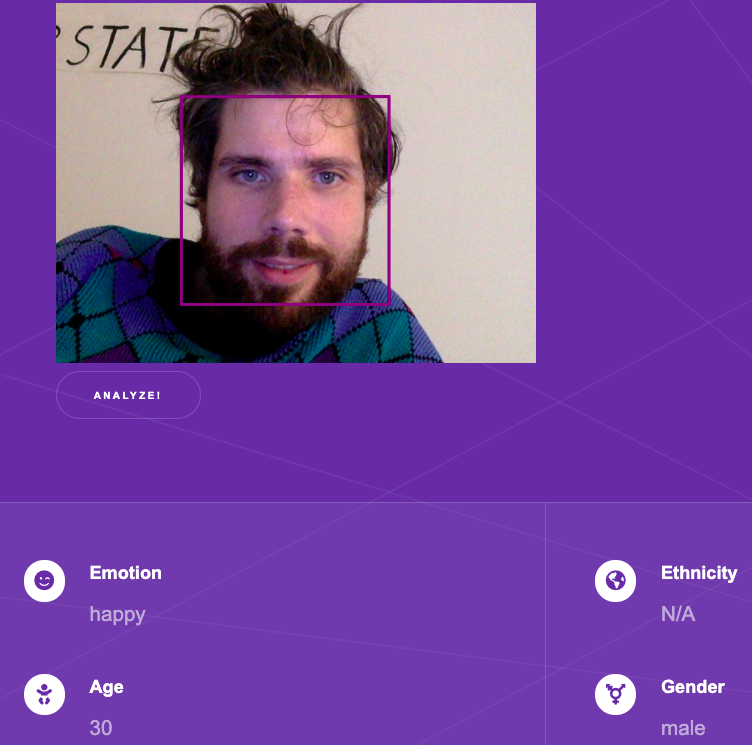
#> input picture app_example.png, 752 x 745 px
$ python -i face_utils.py   (imports and definitions only)
#> lines starting #> are read from the running program, lines starting #| are printed output that depends on the picture
#> further down, picture is the input picture: shape (745, 752, 3); mean B, G, R 158.2, 74.5, 120.3
"""
This module contains functions that process image data (i.e. `decode_image`) as well as functions
that make calls to external machine learning API's (i.e. `crop_face` and `get_model_pred`).
When additional functions are created that make calls to external API's, they should all
be placed here.
"""

import io
import base64
import json
import requests
import numpy as np
import cv2
from PIL import Image
from skimage.transform import resize


FACE_DETECTION_MODEL = cv2.CascadeClassifier("models/haarcascade_frontalface_default.xml")


# [20 lines left out: function decode_image, not called in this run]


def crop_face(frame: np.ndarray, width=48, height=48, scaling_factor=1, grayscale=True) -> np.ndarray:
    """
    Takes an image and crops it to an individual face. If there are multiple
    faces in the image, only one is chosen. The location of the chosen face
    is indicated by a bounding box.
    This function returns two things: an numpy array which is the cropped face,
    and a list of coordinates for drawing the bounding box.

    Parameters
    ----------
    frame: numpy ndarray
        A numpy array representing all the data from the webcam frame.
        The shape will be (height, width, 3)

    Returns
    -------
    numpy ndarray
        A numpy array that has been cropped to the face and resized to width x height.
        The shape of this array is (1, width, height, 1).

    list
        A list containing the 4 coordinates of the face: x, y, diff_height, diff_width.
        Where diff_height/width represent the distance down and across from (x, y)
    """
#> called with width = 48, height = 48, scaling_factor = 1, grayscale = True
    # Get the coordinates for all the faces from the model.
    faces = FACE_DETECTION_MODEL.detectMultiScale(frame,
                scaleFactor=1.1, minNeighbors=5, minSize=(width, height), flags=cv2.CASCADE_SCALE_IMAGE)
#> faces = [[182, 98, 209, 209]]

    # Crop the image to the coordinates of the first face.
    face_coords = sorted(faces, reverse=True, key=lambda x: (x[2] - x[0]) * (x[3] - x[1]))[0]
#> face_coords = [182, 98, 209, 209]
    (x_coord, y_coord, diff_width, diff_height) = face_coords
#> x_coord = 182; y_coord = 98; diff_width = 209; diff_height = 209
    cropped_face = frame[y_coord:y_coord + diff_height, x_coord:x_coord + diff_width]
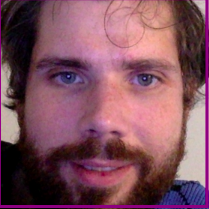
#> cropped_face: shape (209, 209, 3); mean B, G, R 94.5, 81.3, 128.4

    if grayscale:
        # Convert to grayscale.
        # https://pillow.readthedocs.io/en/3.2.x/reference/Image.html#PIL.Image.Image.convert
        cropped_face = np.dot(cropped_face[...,:3], [0.2989, 0.5870, 0.1140])
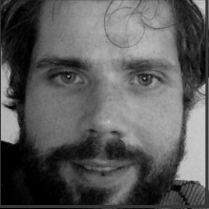
#> cropped_face: shape (209, 209) float64; min 0, max 202.6, mean 90.6

        # Regularize.
        cropped_face = cropped_face / 255

        # Resize to the desired dimensions.
        cropped_face = resize(cropped_face, (width, height))
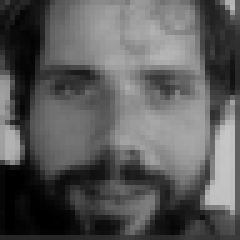
#> cropped_face: shape (48, 48) float64 (shown 5 times larger); min 6.37e-06, max 0.778, mean 0.355

        # Reshape to fit model.
        cropped_face = cropped_face.reshape(1, width, height, 1)

    else:
        # Regularize.
        cropped_face = cropped_face / 255

        # Resize to the desired dimensions.
        cropped_face = resize(cropped_face, (width, height))

        # Reshape to fit model.
        cropped_face = cropped_face.reshape(1, width, height, 3)

    # Some models require that the data is rescaled
    cropped_face = cropped_face * scaling_factor

    return cropped_face, face_coords


# [50 lines left out: function get_model_pred, not called in this run]

>>> import cv2
>>> picture = cv2.imread('app_example.png')
>>> result = crop_face(picture)
